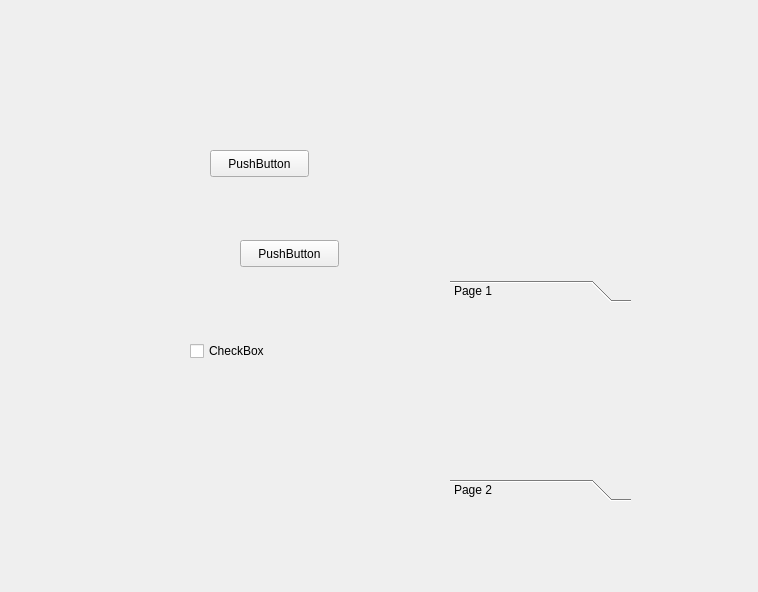
<?xml version="1.0" encoding="UTF-8"?>
<ui version="4.0">
 <class>Form</class>
 <widget class="QWidget" name="Form">
  <property name="geometry">
   <rect>
    <x>0</x>
    <y>0</y>
    <width>758</width>
    <height>592</height>
   </rect>
  </property>
  <property name="windowTitle">
   <string>Form</string>
  </property>
  <widget class="QPushButton" name="pushButton">
   <property name="geometry">
    <rect>
     <x>210</x>
     <y>150</y>
     <width>99</width>
     <height>27</height>
    </rect>
   </property>
   <property name="text">
    <string>PushButton</string>
   </property>
  </widget>
  <widget class="QPushButton" name="pushButton_2">
   <property name="geometry">
    <rect>
     <x>240</x>
     <y>240</y>
     <width>99</width>
     <height>27</height>
    </rect>
   </property>
   <property name="text">
    <string>PushButton</string>
   </property>
  </widget>
  <widget class="QCheckBox" name="checkBox">
   <property name="geometry">
    <rect>
     <x>190</x>
     <y>340</y>
     <width>97</width>
     <height>22</height>
    </rect>
   </property>
   <property name="text">
    <string>CheckBox</string>
   </property>
  </widget>
  <widget class="QToolBox" name="toolBox">
   <property name="geometry">
    <rect>
     <x>450</x>
     <y>280</y>
     <width>181</width>
     <height>221</height>
    </rect>
   </property>
   <property name="currentIndex">
    <number>0</number>
   </property>
   <widget class="QWidget" name="page">
    <property name="geometry">
     <rect>
      <x>0</x>
      <y>0</y>
      <width>181</width>
      <height>159</height>
     </rect>
    </property>
    <attribute name="label">
     <string>Page 1</string>
    </attribute>
   </widget>
   <widget class="QWidget" name="page_2">
    <property name="geometry">
     <rect>
      <x>0</x>
      <y>0</y>
      <width>181</width>
      <height>159</height>
     </rect>
    </property>
    <attribute name="label">
     <string>Page 2</string>
    </attribute>
   </widget>
  </widget>
 </widget>
 <resources/>
 <connections/>
</ui>
